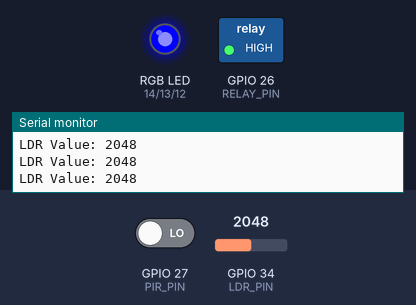
Recording of a sketch running on a simulated ESP32. On the bench: switched loads named in the sketch (green lamp = pin HIGH), an RGB LED mixed from three pins (HIGH = lit), the last lines printed to the serial monitor. The test bench sets the inputs (shaded band); at power-on: GPIO 27 (PIR_PIN) LOW, GPIO 34 (LDR_PIN) = 2048.

Above: at 1.2 s.
1.3 s: GPIO 27 (PIR_PIN) driven HIGH
At 2.5 s:
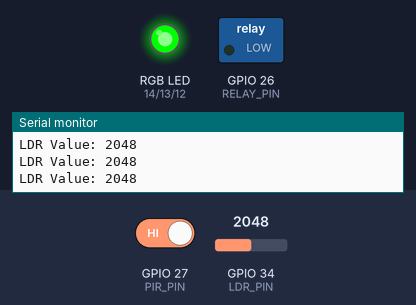
2.9 s: GPIO 34 (LDR_PIN) set to 1962
At 3.8 s:
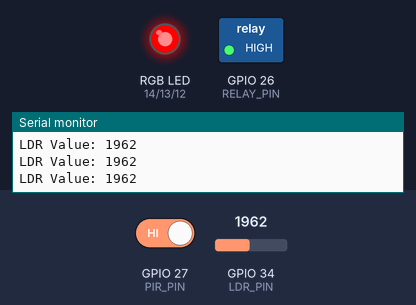
4.5 s: GPIO 34 (LDR_PIN) set to 2040
At 5.1 s:
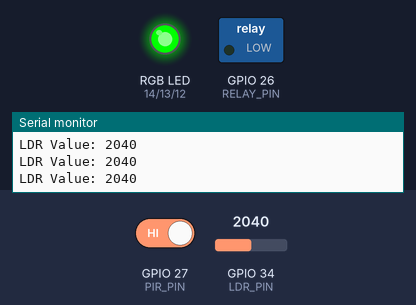
6.1 s: GPIO 34 (LDR_PIN) set to 1960
At 7.6 s:
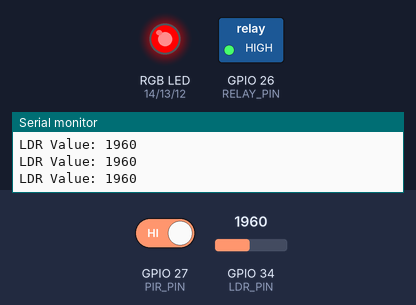
Timing chart, 0 to 8.7 s (numbered marks = the images above; inputs shaded):
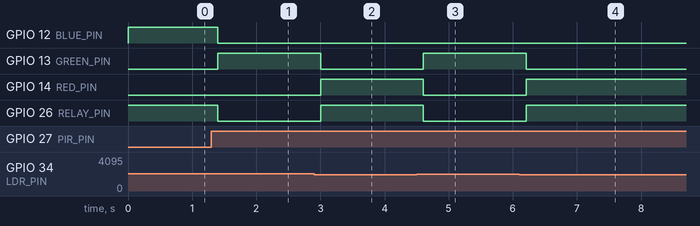

Measured:
- the behaviour switches between 2001 and 2000 on GPIO 34 (LDR_PIN) (found by bisection; images 1 and 2)
- after the input at 1.3 s, GPIO 12 (BLUE_PIN), GPIO 26 (RELAY_PIN): HIGH → LOW after 0.10 s; GPIO 13 (GREEN_PIN): LOW → HIGH after 0.10 s
- after the input at 2.9 s, GPIO 13 (GREEN_PIN): HIGH → LOW after 0.10 s; GPIO 14 (RED_PIN), GPIO 26 (RELAY_PIN): LOW → HIGH after 0.10 s
- after the input at 4.5 s, GPIO 13 (GREEN_PIN): LOW → HIGH after 0.11 s; GPIO 14 (RED_PIN), GPIO 26 (RELAY_PIN): HIGH → LOW after 0.11 s
- after the input at 6.1 s, GPIO 13 (GREEN_PIN): HIGH → LOW after 0.11 s; GPIO 14 (RED_PIN), GPIO 26 (RELAY_PIN): LOW → HIGH after 0.11 s

The sketch:

esp32_smart_rgb_light.ino
```cpp
// ---------------- PIN DEFINITIONS ----------------
#define PIR_PIN     27
#define LDR_PIN     34
#define RELAY_PIN   26

#define RED_PIN     14
#define GREEN_PIN   13
#define BLUE_PIN    12

// ---------------- SETTINGS ----------------
int ldrThreshold = 2000;
unsigned long lightDuration = 10000;

unsigned long motionTimer = 0;
bool lightON = false;

// ---------------- SETUP ----------------
void setup() {
  Serial.begin(115200);

  pinMode(PIR_PIN, INPUT);
  pinMode(RELAY_PIN, OUTPUT);

  digitalWrite(RELAY_PIN, HIGH); // Relay OFF

  ledcAttach(RED_PIN, 5000, 8);
  ledcAttach(GREEN_PIN, 5000, 8);
  ledcAttach(BLUE_PIN, 5000, 8);

  setColor(0, 0, 255); // Blue standby at start
}

// ---------------- MAIN LOOP ----------------
void loop() {

  int motion = digitalRead(PIR_PIN);
  int ldrValue = analogRead(LDR_PIN);

  Serial.print("LDR Value: ");
  Serial.println(ldrValue);

  // If motion detected
  if (motion == HIGH) {
    if (ldrValue > ldrThreshold) {
      // Dark + Motion -> Turn ON
      digitalWrite(RELAY_PIN, LOW); // Relay ON
      setColor(0, 255, 0);          // Green
      lightON = true;
      motionTimer = millis();
    }
    else {
      // Motion but room bright
      digitalWrite(RELAY_PIN, HIGH);
      setColor(255, 0, 0);          // Red
      lightON = false;
    }
  }

  // Auto OFF after duration
  if (lightON && (millis() - motionTimer > lightDuration)) {
    digitalWrite(RELAY_PIN, HIGH);  // Relay OFF
    setColor(0, 0, 255);            // Blue standby
    lightON = false;
  }

  // No motion
  if (motion == LOW && !lightON) {
    setColor(0, 0, 255); // Blue standby
  }

  delay(200);
}

// ---------------- RGB FUNCTION ----------------
void setColor(int r, int g, int b) {

  ledcWrite(RED_PIN, r);
  ledcWrite(GREEN_PIN, g);
  ledcWrite(BLUE_PIN, b);
}
```
